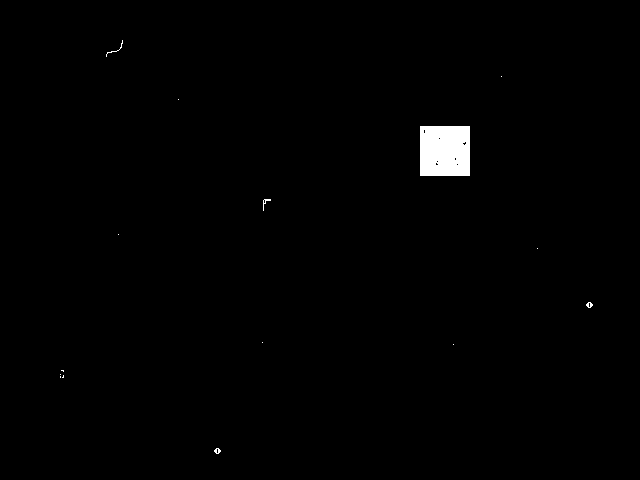
#> input picture images/NoiseRef.png, 640 x 480 px; the run also reads 1 picture not shown here
$ python Time.py
#> lines starting #> are read from the running program, lines starting #| are printed output that depends on the picture; after the words box and inside, x2 and y2 are one past the last pixel; in counts of white or black regions, pixels touching at a corner belong together
import cv2
import numpy as np
from time import time
import matplotlib.pyplot as plt

fondo = cv2.imread("images/NoiseRef.png",0)
#> fondo: shape (480, 640); 0.85% white; 15 white regions (10 under 20 px), largest, box (x1, y1, x2, y2) and area: (420, 126, 470, 176) 2484, (106, 40, 123, 57) 29, (263, 199, 271, 211) 28, (586, 302, 593, 308) 26, (214, 448, 221, 454) 26
refeference = cv2.imread("images/ref.png",0)
#> refeference: shape (480, 640); 0.81% white; 1 white region, box (x1, y1, x2, y2) and area: (420, 126, 470, 176) 2500

whiteReff = cv2.countNonZero(refeference)
#> whiteReff = 2500
noiseReff = cv2.countNonZero(fondo)
#> noiseReff = 2610
print(whiteReff)
#| 2500
print(noiseReff)
#| 2610

def setGaussian():
    gauss = cv2.GaussianBlur(fondo, (5, 5), 0)
    whites = cv2.countNonZero(gauss)
    #print("gauss:",whites)
    cv2.imshow("gauss", gauss)
    return whites

def setMedian():
    median = cv2.medianBlur(fondo, 3)
    whites = cv2.countNonZero(median)
    #print("median:", whites)
    cv2.imshow("median", median)
    return whites

def setOpClo():
    kernel = np.ones((5, 5), np.uint8)
    opening = cv2.morphologyEx(fondo, cv2.MORPH_OPEN, kernel)
    closing = cv2.morphologyEx(fondo, cv2.MORPH_CLOSE, kernel)
    OpClo = cv2.morphologyEx(closing, cv2.MORPH_OPEN, kernel)
    whites = cv2.countNonZero(OpClo)
    #print("OpClo:", whites)
    cv2.imshow("OpClo", OpClo)
    return whites

def getTime(function):
    start_time = time()
    whites = function()
    elapsed_time = time() - start_time
    cv2.destroyAllWindows()
    return elapsed_time*1000,whites

def makeArray(function,iterations):
#> called with iterations = 10
    array = []
    whites = []
    for i in range(iterations+1):
        time,white = getTime(function)
        array.append(time)
        whites.append(white)
#> this loop made 11 passes
#> time on passes 1 to 11: 7.54, 1.72, 1.35, 0.954, 0.871, 0.809, 3.18, 0.966, 0.832, 0.817, 0.817
#> after the loop, array = [7.54, 1.72, 1.35, 0.954, 0.871, 0.809, 3.18, 0.966, 0.832, 0.817, 0.817]; whites = [3662, 3662, 3662, 3662, 3662, 3662, 3662, 3662, 3662, 3662, 3662]

    average = sum(array)/len(array)
#> average = 1.81
    averageWhite = sum(whites)/len(whites)
#> averageWhite = 3662
    return array,average,averageWhite

def getAcc(aprox,exact):
    return 100 - (abs(aprox-exact)/exact*100)

def getError(aprox,exact):
    return (abs(aprox-exact)/exact*100)


def autolabel(rects):
    """Attach a text label above each bar in *rects*, displaying its height."""
    for rect in rects:
        height = rect.get_height()
        height = round(height,4)
        plt.annotate('{}'.format(height),
                    xy=(rect.get_x() + rect.get_width() / 2, height),
                    xytext=(0, 1),  # 3 points vertical offset
                    textcoords="offset points",
                    ha='center', va='bottom')

iteration = 10
#make arrays for each algorithm and obtain their respective average
gaussianArray, gaussinAverage,GAW = makeArray(setGaussian,iteration)
#> gaussianArray has the same summary as array in makeArray; gaussinAverage = 1.81; GAW = 3662
medianArray, medianAverage,MAW= makeArray(setMedian,iteration)
#> the loop in makeArray (call 2), `for i in range(iterations+1):` made 11 passes
#> time on passes 1 to 11: 10.62, 1.13, 1.35, 0.833, 0.859, 0.807, 0.497, 0.478, 0.519, 0.478, 0.435
#> medianArray = [10.62, 1.13, 1.35, 0.833, 0.859, 0.807, 0.497, 0.478, 0.519, 0.478, 0.435]; medianAverage = 1.64; MAW = 2563
opCloArray, opCloAverage,OCAW = makeArray(setOpClo,iteration)
#> opCloArray = [24.63, 3.24, 2.49, 1.64, 2.37, 2.27, 1.56, 1.42, 1.52, 1.55, 1.6]; opCloAverage = 4.03; OCAW = 2500

#show the different times for each iteration in each algorithm
plt.suptitle('Time List')
plt.plot(gaussianArray,label = "Gaussian")
plt.plot(medianArray,label = "Median")
plt.plot(opCloArray,label = "OP-CLO")
plt.legend(loc='upper left')
plt.xlabel("Sample List (number)")
plt.ylabel("Time taken (ms)")
plt.show()
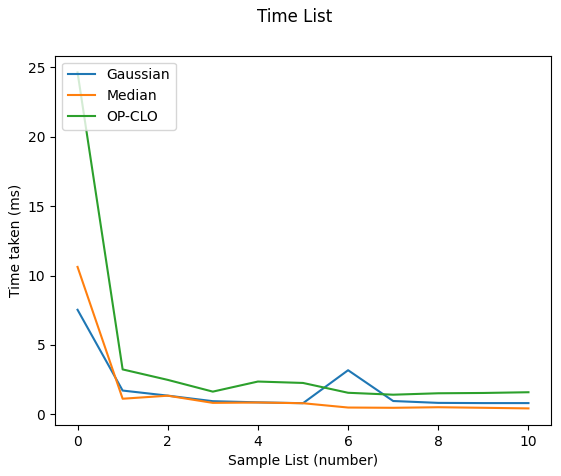
#> figure drawn by matplotlib, 1 panel; curve peaks at x = 0, y = 7.54; curve peaks at x = 0, y = 10.62; curve peaks at x = 0, y = 24.63

#show the time average in a bar graph
names = ['Gauss AV', 'Median AV', 'OpClo Av']
values = [gaussinAverage, medianAverage, opCloAverage]
#> values = [1.81, 1.64, 4.03]
x = np.arange(len(names))  # the label locations
width = 0.35  # the width of the bars

fig, ax = plt.subplots()
rects1 = ax.bar(x - width/2, values, width, label='Algorithms')
# Add some text for labels, title and custom x-axis tick labels, etc.
ax.set_ylabel('Time[ms]')
ax.set_title('Average Time')
ax.set_xticks(x)
ax.set_xticklabels(names)
# [5 lines of commented-out code are left out]
autolabel(rects1)
#> the loop in autolabel, `for rect in rects:` made 3 passes
#> height on passes 1 to 3: 1.81, 1.64, 4.03
fig.tight_layout()
plt.show()
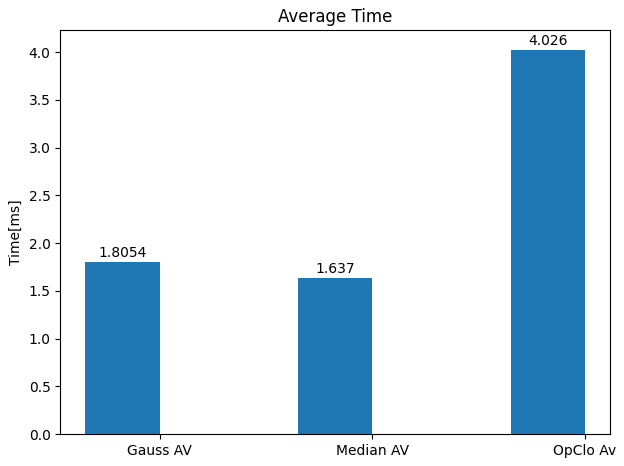
#> figure drawn by matplotlib, 1 panel; tallest bar 4.03 high, from x = 1.65 to 2

#obtain the number of white pixels
gaussianAcc = setGaussian()
#> gaussianAcc = 3662
medianAcc = setMedian()
#> medianAcc = 2563
opCloAcc = setOpClo()
#> opCloAcc = 2500

gaussianAcc = GAW
medianAcc = MAW
opCloAcc = OCAW

print(gaussianAcc)
#| 3662.0
print(medianAcc)
#| 2563.0
print(opCloAcc)
#| 2500.0

names = ['G ACC', 'M ACC', 'OC ACC']
names2 = ['G E', 'M E', 'OC E']
values = [getAcc(gaussianAcc,whiteReff),getAcc(medianAcc,whiteReff),getAcc(opCloAcc,whiteReff)]
#> values = [53.52, 97.48, 100]
values2 = [getError(gaussianAcc,whiteReff),getError(medianAcc,whiteReff),getError(opCloAcc,whiteReff)]
#> values2 = [46.48, 2.52, 0]

plt.subplot(121)
acc= plt.bar(names, values)
autolabel(acc)
#> the loop in autolabel (call 2), `for rect in rects:` made 3 passes
#> height on passes 1 to 3: 53.52, 97.48, 100
plt.subplot(122)
acc2=plt.bar(names2, values2)
autolabel(acc2)
plt.suptitle('Accuracy and Error [%]')


plt.show()
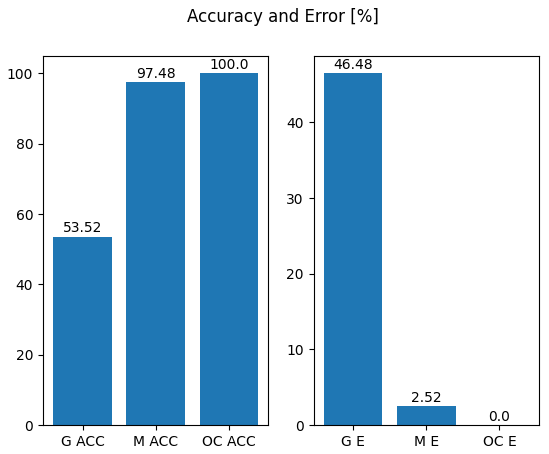
#> figure drawn by matplotlib, 2 panels; panel 1: tallest bar 100 high, from x = 1.6 to 2.4; panel 2: tallest bar 46.48 high, from x = -0.4 to 0.4
